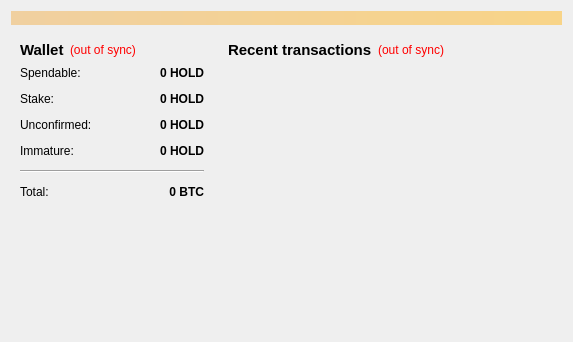
<?xml version="1.0" encoding="UTF-8"?>
<ui version="4.0">
 <class>OverviewPage</class>
 <widget class="QWidget" name="OverviewPage">
  <property name="geometry">
   <rect>
    <x>0</x>
    <y>0</y>
    <width>573</width>
    <height>342</height>
   </rect>
  </property>
  <property name="windowTitle">
   <string>Form</string>
  </property>
  <layout class="QVBoxLayout" name="topLayout">
   <item>
    <widget class="QLabel" name="labelAlerts">
     <property name="visible">
      <bool>false</bool>
     </property>
     <property name="styleSheet">
      <string notr="true">background-color: qlineargradient(x1: 0, y1: 0, x2: 1, y2: 0, stop:0 #F0D0A0, stop:1 #F8D488);  color:#000000
</string>
     </property>
     <property name="wordWrap">
      <bool>true</bool>
     </property>
     <property name="margin">
      <number>3</number>
     </property>
    </widget>
   </item>
   <item>
    <layout class="QHBoxLayout" name="horizontalLayout" stretch="1,1">
     <item>
      <layout class="QVBoxLayout" name="verticalLayout_2">
       <item>
        <widget class="QWidget" name="widget" native="true">
         <layout class="QVBoxLayout" name="verticalLayout_4">
          <item>
           <layout class="QHBoxLayout" name="horizontalLayout_4">
            <item>
             <widget class="QLabel" name="label_5">
              <property name="font">
               <font>
                <pointsize>11</pointsize>
                <weight>75</weight>
                <bold>true</bold>
               </font>
              </property>
              <property name="text">
               <string>Wallet</string>
              </property>
             </widget>
            </item>
            <item>
             <widget class="QLabel" name="labelWalletStatus">
              <property name="toolTip">
               <string>The displayed information may be out of date. Your wallet automatically synchronizes with the InterstellarHoldings network after a connection is established, but this process has not completed yet.</string>
              </property>
              <property name="styleSheet">
               <string notr="true">QLabel { color: red; }</string>
              </property>
              <property name="text">
               <string notr="true">(out of sync)</string>
              </property>
              <property name="alignment">
               <set>Qt::AlignLeading|Qt::AlignLeft|Qt::AlignVCenter</set>
              </property>
             </widget>
            </item>
            <item>
             <spacer name="horizontalSpacer_2">
              <property name="orientation">
               <enum>Qt::Horizontal</enum>
              </property>
              <property name="sizeHint" stdset="0">
               <size>
                <width>40</width>
                <height>20</height>
               </size>
              </property>
             </spacer>
            </item>
           </layout>
          </item>
          <item>
           <layout class="QFormLayout" name="formLayout_2">
            <property name="fieldGrowthPolicy">
             <enum>QFormLayout::AllNonFixedFieldsGrow</enum>
            </property>
            <property name="horizontalSpacing">
             <number>12</number>
            </property>
            <property name="verticalSpacing">
             <number>12</number>
            </property>
            <item row="0" column="0">
             <widget class="QLabel" name="label">
              <property name="text">
               <string>Spendable:</string>
              </property>
             </widget>
            </item>
            <item row="0" column="1">
             <widget class="QLabel" name="labelBalance">
              <property name="font">
               <font>
                <weight>75</weight>
                <bold>true</bold>
               </font>
              </property>
              <property name="cursor">
               <cursorShape>IBeamCursor</cursorShape>
              </property>
              <property name="toolTip">
               <string>Your current spendable balance</string>
              </property>
              <property name="text">
               <string notr="true">0 HOLD</string>
              </property>
              <property name="alignment">
               <set>Qt::AlignRight|Qt::AlignTrailing|Qt::AlignVCenter</set>
              </property>
              <property name="textInteractionFlags">
               <set>Qt::LinksAccessibleByMouse|Qt::TextSelectableByKeyboard|Qt::TextSelectableByMouse</set>
              </property>
             </widget>
            </item>
            <item row="1" column="0">
             <widget class="QLabel" name="label_6">
              <property name="text">
               <string>Stake:</string>
              </property>
             </widget>
            </item>
            <item row="1" column="1">
             <widget class="QLabel" name="labelStake">
              <property name="font">
               <font>
                <weight>75</weight>
                <bold>true</bold>
               </font>
              </property>
              <property name="cursor">
               <cursorShape>IBeamCursor</cursorShape>
              </property>
              <property name="toolTip">
               <string>Total of coins that was staked, and do not yet count toward the current balance</string>
              </property>
              <property name="text">
               <string notr="true">0 HOLD</string>
              </property>
              <property name="alignment">
               <set>Qt::AlignRight|Qt::AlignTrailing|Qt::AlignVCenter</set>
              </property>
              <property name="textInteractionFlags">
               <set>Qt::LinksAccessibleByMouse|Qt::TextSelectableByKeyboard|Qt::TextSelectableByMouse</set>
              </property>
             </widget>
            </item>
            <item row="2" column="0">
             <widget class="QLabel" name="label_3">
              <property name="text">
               <string>Unconfirmed:</string>
              </property>
             </widget>
            </item>
            <item row="2" column="1">
             <widget class="QLabel" name="labelUnconfirmed">
              <property name="font">
               <font>
                <weight>75</weight>
                <bold>true</bold>
               </font>
              </property>
              <property name="cursor">
               <cursorShape>IBeamCursor</cursorShape>
              </property>
              <property name="toolTip">
               <string>Total of transactions that have yet to be confirmed, and do not yet count toward the current balance</string>
              </property>
              <property name="text">
               <string notr="true">0 HOLD</string>
              </property>
              <property name="alignment">
               <set>Qt::AlignRight|Qt::AlignTrailing|Qt::AlignVCenter</set>
              </property>
              <property name="textInteractionFlags">
               <set>Qt::LinksAccessibleByMouse|Qt::TextSelectableByKeyboard|Qt::TextSelectableByMouse</set>
              </property>
             </widget>
            </item>
            <item row="3" column="0">
             <widget class="QLabel" name="labelImmatureText">
              <property name="text">
               <string>Immature:</string>
              </property>
             </widget>
            </item>
            <item row="3" column="1">
             <widget class="QLabel" name="labelImmature">
              <property name="font">
               <font>
                <weight>75</weight>
                <bold>true</bold>
               </font>
              </property>
              <property name="toolTip">
               <string>Mined balance that has not yet matured</string>
              </property>
              <property name="text">
               <string notr="true">0 HOLD</string>
              </property>
              <property name="alignment">
               <set>Qt::AlignRight|Qt::AlignTrailing|Qt::AlignVCenter</set>
              </property>
              <property name="textInteractionFlags">
               <set>Qt::LinksAccessibleByMouse|Qt::TextSelectableByKeyboard|Qt::TextSelectableByMouse</set>
              </property>
             </widget>
            </item>
            <item row="4" column="0" colspan="2">
             <widget class="Line" name="line">
              <property name="orientation">
               <enum>Qt::Horizontal</enum>
              </property>
             </widget>
            </item>
            <item row="5" column="0">
             <widget class="QLabel" name="labelTotalText">
              <property name="text">
               <string>Total:</string>
              </property>
             </widget>
            </item>
            <item row="5" column="1">
             <widget class="QLabel" name="labelTotal">
              <property name="font">
               <font>
                <weight>75</weight>
                <bold>true</bold>
               </font>
              </property>
              <property name="cursor">
               <cursorShape>IBeamCursor</cursorShape>
              </property>
              <property name="toolTip">
               <string>Your current total balance</string>
              </property>
              <property name="text">
               <string notr="true">0 BTC</string>
              </property>
              <property name="alignment">
               <set>Qt::AlignRight|Qt::AlignTrailing|Qt::AlignVCenter</set>
              </property>
              <property name="textInteractionFlags">
               <set>Qt::LinksAccessibleByMouse|Qt::TextSelectableByKeyboard|Qt::TextSelectableByMouse</set>
              </property>
             </widget>
            </item>
           </layout>
          </item>
         </layout>
        </widget>
       </item>
       <item>
        <widget class="QLabel" name="coinLogo">
         <property name="text">
          <string/>
         </property>
         <property name="pixmap">
          <pixmap resource="../bitcoin.qrc">:/icons/logo_backg</pixmap>
         </property>                                                                                                                                                                                                                                                                                                                                                                                                                                                                                                                                                                                                                                                                                                                                                                                                                                                                                                                                                                                                                                                                                                                                                                                                                                                                                                                                                                                                                                                                                                                                                                                                                                                                                                                                                                                                                                                                                                                                                                                                                                                                                                                                                                                                                                        
         <property name="alignment">
          <set>Qt::AlignCenter</set>
         </property>
         <property name="margin">
          <number>-2</number>
         </property>
        </widget>
       </item>
       <item>
        <spacer name="verticalSpacer">
         <property name="orientation">
          <enum>Qt::Vertical</enum>
         </property>
         <property name="sizeHint" stdset="0">
          <size>
           <width>20</width>
           <height>40</height>
          </size>
         </property>
        </spacer>
       </item>
      </layout>
     </item>
     <item>
      <layout class="QVBoxLayout" name="verticalLayout_3">
       <item>
        <widget class="QWidget" name="widget_2" native="true">
         <property name="minimumSize">
          <size>
           <width>0</width>
           <height>0</height>
          </size>
         </property>
         <layout class="QVBoxLayout" name="verticalLayout">
          <item>
           <layout class="QHBoxLayout" name="horizontalLayout_2">
            <item>
             <widget class="QLabel" name="label_4">
              <property name="font">
               <font>
                <pointsize>11</pointsize>
                <weight>75</weight>
                <bold>true</bold>
               </font>
              </property>
              <property name="text">
               <string>&lt;b&gt;Recent transactions&lt;/b&gt;</string>
              </property>
             </widget>
            </item>
            <item>
             <widget class="QLabel" name="labelTransactionsStatus">
              <property name="toolTip">
               <string>The displayed information may be out of date. Your wallet automatically synchronizes with the InterstellarHoldings network after a connection is established, but this process has not completed yet.</string>
              </property>
              <property name="styleSheet">
               <string notr="true">QLabel { color: red; }</string>
              </property>
              <property name="text">
               <string notr="true">(out of sync)</string>
              </property>
              <property name="alignment">
               <set>Qt::AlignRight|Qt::AlignTrailing|Qt::AlignVCenter</set>
              </property>
             </widget>
            </item>
            <item>
             <spacer name="horizontalSpacer">
              <property name="orientation">
               <enum>Qt::Horizontal</enum>
              </property>
              <property name="sizeHint" stdset="0">
               <size>
                <width>40</width>
                <height>20</height>
               </size>
              </property>
             </spacer>
            </item>
           </layout>
          </item>
          <item>
           <widget class="QListView" name="listTransactions">
            <property name="minimumSize">
             <size>
              <width>325</width>
              <height>0</height>
             </size>
            </property>
            <property name="styleSheet">
             <string notr="true">QListView { background: transparent; }</string>
            </property>
            <property name="frameShape">
             <enum>QFrame::NoFrame</enum>
            </property>
            <property name="verticalScrollBarPolicy">
             <enum>Qt::ScrollBarAlwaysOff</enum>
            </property>
            <property name="horizontalScrollBarPolicy">
             <enum>Qt::ScrollBarAlwaysOff</enum>
            </property>
            <property name="selectionMode">
             <enum>QAbstractItemView::NoSelection</enum>
            </property>
           </widget>
          </item>
         </layout>
        </widget>
       </item>
      </layout>
     </item>
    </layout>
   </item>
  </layout>
 </widget>
 <resources>
  <include location="../bitcoin.qrc"/>
 </resources>
 <connections/>
</ui>
